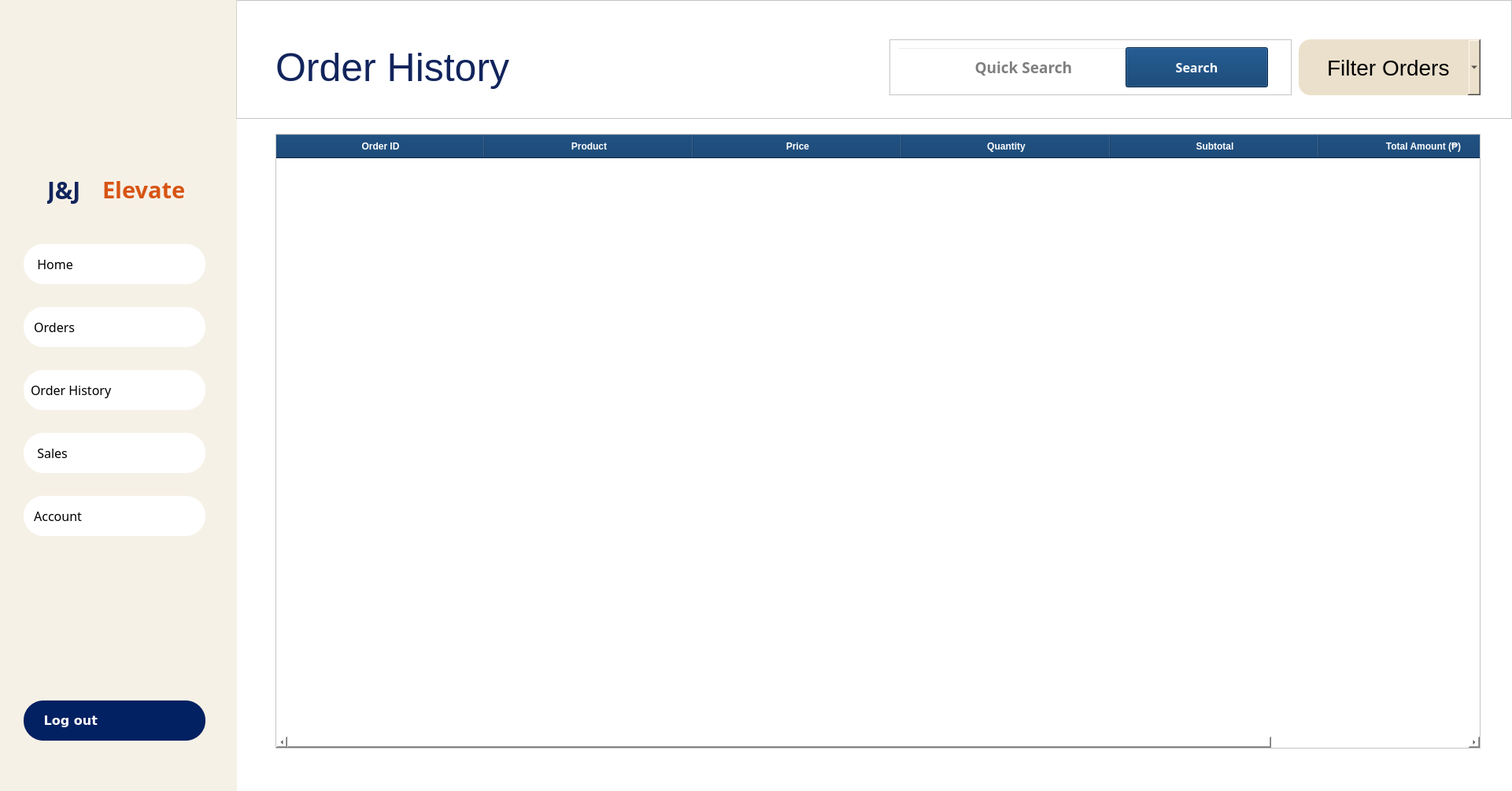
<?xml version="1.0" encoding="UTF-8"?>
<ui version="4.0">
 <class>CASHIER_ORDER_HISTORY</class>
 <widget class="QWidget" name="CASHIER_ORDER_HISTORY">
  <property name="geometry">
   <rect>
    <x>0</x>
    <y>0</y>
    <width>1921</width>
    <height>1005</height>
   </rect>
  </property>
  <property name="windowTitle">
   <string>Form</string>
  </property>
  <property name="styleSheet">
   <string notr="true">background: white;</string>
  </property>
  <widget class="QStackedWidget" name="stackedWidget_Orders">
   <property name="geometry">
    <rect>
     <x>300</x>
     <y>140</y>
     <width>1621</width>
     <height>841</height>
    </rect>
   </property>
   <property name="currentIndex">
    <number>0</number>
   </property>
   <widget class="QWidget" name="page">
    <widget class="QTableWidget" name="tableWidget_order_History">
     <property name="geometry">
      <rect>
       <x>50</x>
       <y>30</y>
       <width>1531</width>
       <height>781</height>
      </rect>
     </property>
     <property name="font">
      <font>
       <pointsize>16</pointsize>
      </font>
     </property>
     <property name="styleSheet">
      <string notr="true">QTableWidget {
    background-color: white;
    gridline-color: lightgray;
}

QHeaderView::section {
    background-color: #003366; 
    color: #ffffff;
    font-weight: bold;
}
</string>
     </property>
     <attribute name="horizontalHeaderDefaultSectionSize">
      <number>265</number>
     </attribute>
     <column>
      <property name="text">
       <string>Order ID</string>
      </property>
      <property name="font">
       <font>
        <pointsize>17</pointsize>
       </font>
      </property>
     </column>
     <column>
      <property name="text">
       <string>Product</string>
      </property>
      <property name="font">
       <font>
        <pointsize>17</pointsize>
       </font>
      </property>
     </column>
     <column>
      <property name="text">
       <string>Price</string>
      </property>
      <property name="font">
       <font>
        <pointsize>17</pointsize>
       </font>
      </property>
     </column>
     <column>
      <property name="text">
       <string>Quantity</string>
      </property>
      <property name="font">
       <font>
        <pointsize>14</pointsize>
       </font>
      </property>
     </column>
     <column>
      <property name="text">
       <string>Subtotal</string>
      </property>
     </column>
     <column>
      <property name="text">
       <string>Total Amount (₱)</string>
      </property>
      <property name="font">
       <font>
        <pointsize>14</pointsize>
       </font>
      </property>
     </column>
    </widget>
   </widget>
   <widget class="QWidget" name="page_2"/>
  </widget>
  <widget class="QFrame" name="frame_45">
   <property name="geometry">
    <rect>
     <x>300</x>
     <y>0</y>
     <width>1621</width>
     <height>151</height>
    </rect>
   </property>
   <property name="frameShape">
    <enum>QFrame::StyledPanel</enum>
   </property>
   <property name="frameShadow">
    <enum>QFrame::Raised</enum>
   </property>
   <widget class="QComboBox" name="comboBox_filterOrders">
    <property name="geometry">
     <rect>
      <x>1350</x>
      <y>50</y>
      <width>231</width>
      <height>71</height>
     </rect>
    </property>
    <property name="font">
     <font>
      <pointsize>-1</pointsize>
     </font>
    </property>
    <property name="styleSheet">
     <string notr="true">    background-color: #ebe0cc;
    border-radius: 15px;
font-size:28px;
text-align: center;</string>
    </property>
    <property name="currentText">
     <string>    Filter Orders</string>
    </property>
    <item>
     <property name="text">
      <string>    Filter Orders</string>
     </property>
    </item>
    <item>
     <property name="text">
      <string>Roof</string>
     </property>
    </item>
    <item>
     <property name="text">
      <string>Spandrel</string>
     </property>
    </item>
    <item>
     <property name="text">
      <string>Gutter</string>
     </property>
    </item>
    <item>
     <property name="text">
      <string>Others</string>
     </property>
    </item>
   </widget>
   <widget class="QFrame" name="frame_4">
    <property name="geometry">
     <rect>
      <x>830</x>
      <y>50</y>
      <width>511</width>
      <height>71</height>
     </rect>
    </property>
    <property name="frameShape">
     <enum>QFrame::StyledPanel</enum>
    </property>
    <property name="frameShadow">
     <enum>QFrame::Raised</enum>
    </property>
    <widget class="QLineEdit" name="lineEdit__QuickSearch_Orders">
     <property name="geometry">
      <rect>
       <x>10</x>
       <y>10</y>
       <width>291</width>
       <height>51</height>
      </rect>
     </property>
     <property name="font">
      <font>
       <family>Montserrat ExtraBold</family>
       <pointsize>14</pointsize>
       <weight>75</weight>
       <bold>true</bold>
      </font>
     </property>
     <property name="styleSheet">
      <string notr="true">
    background-color: transparent;
    color: black;
    padding: 2px;
    text-align: center;



</string>
     </property>
     <property name="alignment">
      <set>Qt::AlignCenter</set>
     </property>
     <property name="placeholderText">
      <string>      Quick Search</string>
     </property>
     <property name="clearButtonEnabled">
      <bool>false</bool>
     </property>
    </widget>
    <widget class="QLabel" name="label_18">
     <property name="geometry">
      <rect>
       <x>10</x>
       <y>10</y>
       <width>71</width>
       <height>51</height>
      </rect>
     </property>
     <property name="styleSheet">
      <string notr="true">background: transparent;
padding: 5;
</string>
     </property>
     <property name="text">
      <string/>
     </property>
     <property name="pixmap">
      <pixmap>../resources/images/search.png</pixmap>
     </property>
     <property name="scaledContents">
      <bool>true</bool>
     </property>
    </widget>
    <widget class="QPushButton" name="pushButton_searchOrders">
     <property name="geometry">
      <rect>
       <x>300</x>
       <y>10</y>
       <width>181</width>
       <height>51</height>
      </rect>
     </property>
     <property name="font">
      <font>
       <family>Montserrat ExtraBold</family>
       <pointsize>12</pointsize>
       <weight>75</weight>
       <bold>true</bold>
      </font>
     </property>
     <property name="styleSheet">
      <string notr="true">    QPushButton {
        background-color: #003366;
        color: white;
        padding: 2px;
        text-align: center;
    }
    QPushButton:hover {
        background-color: rgba(0, 51, 102, 0.9);
    }</string>
     </property>
     <property name="text">
      <string>Search</string>
     </property>
    </widget>
   </widget>
   <widget class="QLabel" name="orderReportText">
    <property name="geometry">
     <rect>
      <x>50</x>
      <y>50</y>
      <width>761</width>
      <height>71</height>
     </rect>
    </property>
    <property name="styleSheet">
     <string notr="true">color: #12245c;
font-family: &quot;Arial Black&quot;, Arial, sans-serif; 
background: transparent;
font-size: 50px;</string>
    </property>
    <property name="text">
     <string>Order History</string>
    </property>
   </widget>
  </widget>
  <widget class="QFrame" name="LeftMenuBar">
   <property name="geometry">
    <rect>
     <x>0</x>
     <y>0</y>
     <width>301</width>
     <height>1011</height>
    </rect>
   </property>
   <property name="font">
    <font>
     <pointsize>14</pointsize>
    </font>
   </property>
   <property name="styleSheet">
    <string notr="true">background-color: rgba(235, 224, 204, 0.47); /* #ebe0cc with 47% opacity */</string>
   </property>
   <property name="frameShape">
    <enum>QFrame::NoFrame</enum>
   </property>
   <property name="frameShadow">
    <enum>QFrame::Raised</enum>
   </property>
   <widget class="QLabel" name="JJelevate_text_2">
    <property name="geometry">
     <rect>
      <x>60</x>
      <y>220</y>
      <width>71</width>
      <height>41</height>
     </rect>
    </property>
    <property name="font">
     <font>
      <family>Arial Black</family>
      <pointsize>-1</pointsize>
      <weight>75</weight>
      <bold>true</bold>
     </font>
    </property>
    <property name="styleSheet">
     <string notr="true">color: #12245c;
font-family: &quot;Arial Black&quot;, Arial, sans-serif; 
background: transparent;
font-size: 30px;</string>
    </property>
    <property name="text">
     <string>J&amp;J </string>
    </property>
    <property name="scaledContents">
     <bool>true</bool>
    </property>
   </widget>
   <widget class="QLabel" name="Logo">
    <property name="geometry">
     <rect>
      <x>30</x>
      <y>50</y>
      <width>241</width>
      <height>171</height>
     </rect>
    </property>
    <property name="styleSheet">
     <string notr="true">background: transparent;</string>
    </property>
    <property name="text">
     <string/>
    </property>
    <property name="pixmap">
     <pixmap>../resources/images/JJLOGO.png</pixmap>
    </property>
    <property name="scaledContents">
     <bool>true</bool>
    </property>
    <property name="alignment">
     <set>Qt::AlignCenter</set>
    </property>
   </widget>
   <widget class="QPushButton" name="pushButton_Dashboard">
    <property name="geometry">
     <rect>
      <x>30</x>
      <y>310</y>
      <width>231</width>
      <height>51</height>
     </rect>
    </property>
    <property name="font">
     <font>
      <family>Montserrat Medium</family>
      <pointsize>12</pointsize>
      <weight>50</weight>
      <italic>false</italic>
      <bold>false</bold>
     </font>
    </property>
    <property name="styleSheet">
     <string notr="true">QPushButton {
    background-color: white;
    color: black;
    border-radius: 25px;
    padding: 9px;
    text-align: left;
}
QPushButton:hover {
    background-color:#c25b55;
    color:black;
    font-weight: 700;
}
QPushButton.activeButton {
    background-color:#c25b55;
    color:black;
    font-weight: 700;
}
</string>
    </property>
    <property name="text">
     <string>  Home   </string>
    </property>
    <property name="icon">
     <iconset>
      <normaloff>../resources/images/dashboard_icon.svg</normaloff>../resources/images/dashboard_icon.svg</iconset>
    </property>
    <property name="iconSize">
     <size>
      <width>40</width>
      <height>40</height>
     </size>
    </property>
   </widget>
   <widget class="QPushButton" name="pushButton_Order_History">
    <property name="geometry">
     <rect>
      <x>30</x>
      <y>470</y>
      <width>231</width>
      <height>51</height>
     </rect>
    </property>
    <property name="font">
     <font>
      <family>Montserrat Medium</family>
      <pointsize>12</pointsize>
     </font>
    </property>
    <property name="styleSheet">
     <string notr="true">QPushButton {
    background-color: white;
    color: black;
    border-radius: 25px;
    padding: 9px;
    text-align: left;
}
QPushButton:hover {
    background-color:#c25b55;
    color:black;
    font-weight: 700;
}
QPushButton.activeButton {
    background-color:#c25b55;
    color:black;
    font-weight: 700;
}
</string>
    </property>
    <property name="text">
     <string>Order History</string>
    </property>
    <property name="icon">
     <iconset>
      <normaloff>../resources/images/inventory_icon.svg</normaloff>../resources/images/inventory_icon.svg</iconset>
    </property>
    <property name="iconSize">
     <size>
      <width>46</width>
      <height>42</height>
     </size>
    </property>
   </widget>
   <widget class="QPushButton" name="pushButton_Sales">
    <property name="geometry">
     <rect>
      <x>30</x>
      <y>550</y>
      <width>231</width>
      <height>51</height>
     </rect>
    </property>
    <property name="font">
     <font>
      <family>Montserrat Medium</family>
      <pointsize>12</pointsize>
     </font>
    </property>
    <property name="styleSheet">
     <string notr="true">QPushButton {
    background-color: white;
    color: black;
    border-radius: 25px;
    padding: 9px;
    text-align: left;
}
QPushButton:hover {
    background-color:#c25b55;
    color:black;
    font-weight: 700;
}
QPushButton.activeButton {
    background-color:#c25b55;
    color:black;
    font-weight: 700;
}
</string>
    </property>
    <property name="text">
     <string>  Sales</string>
    </property>
    <property name="icon">
     <iconset>
      <normaloff>../resources/images/sales_icon.svg</normaloff>../resources/images/sales_icon.svg</iconset>
    </property>
    <property name="iconSize">
     <size>
      <width>35</width>
      <height>35</height>
     </size>
    </property>
   </widget>
   <widget class="QPushButton" name="pushButton_Account">
    <property name="geometry">
     <rect>
      <x>30</x>
      <y>630</y>
      <width>231</width>
      <height>51</height>
     </rect>
    </property>
    <property name="font">
     <font>
      <family>Montserrat Medium</family>
      <pointsize>12</pointsize>
     </font>
    </property>
    <property name="styleSheet">
     <string notr="true">QPushButton {
    background-color: white;
    color: black;
    border-radius: 25px;
    padding: 9px;
    text-align: left;
}
QPushButton:hover {
    background-color:#c25b55;
    color:black;
    font-weight: 700;
}
QPushButton.activeButton {
    background-color:#c25b55;
    color:black;
    font-weight: 700;
}
</string>
    </property>
    <property name="text">
     <string> Account     </string>
    </property>
    <property name="icon">
     <iconset>
      <normaloff>../resources/images/account_icon.svg</normaloff>../resources/images/account_icon.svg</iconset>
    </property>
    <property name="iconSize">
     <size>
      <width>48</width>
      <height>48</height>
     </size>
    </property>
   </widget>
   <widget class="QPushButton" name="pushButton_LogOut">
    <property name="geometry">
     <rect>
      <x>30</x>
      <y>890</y>
      <width>231</width>
      <height>51</height>
     </rect>
    </property>
    <property name="font">
     <font>
      <family>Verdana</family>
      <pointsize>12</pointsize>
      <weight>87</weight>
      <bold>true</bold>
     </font>
    </property>
    <property name="styleSheet">
     <string notr="true">QPushButton {
    background-color:#022162;
color:white;
font-weight: 700;
    border-radius: 25px;
    padding: 9px;
font-size: 14;
text-align: left;
}
QPushButton:hover {
        background-color: rgba(2, 33, 98, 0.8);
        color: white;
    font-weight: 700;
}</string>
    </property>
    <property name="text">
     <string>   Log out</string>
    </property>
    <property name="icon">
     <iconset>
      <normaloff>../resources/images/WHITElogout_icon.svg</normaloff>../resources/images/WHITElogout_icon.svg</iconset>
    </property>
    <property name="iconSize">
     <size>
      <width>38</width>
      <height>38</height>
     </size>
    </property>
   </widget>
   <widget class="QLabel" name="JJelevate_text_3">
    <property name="geometry">
     <rect>
      <x>130</x>
      <y>220</y>
      <width>131</width>
      <height>41</height>
     </rect>
    </property>
    <property name="font">
     <font>
      <family>Arial Black</family>
      <pointsize>-1</pointsize>
      <weight>75</weight>
      <bold>true</bold>
     </font>
    </property>
    <property name="styleSheet">
     <string notr="true">color: #d75413;
font-family: &quot;Arial Black&quot;, Arial, sans-serif; 
background: transparent;
font-size: 29px;
</string>
    </property>
    <property name="text">
     <string>Elevate</string>
    </property>
    <property name="scaledContents">
     <bool>true</bool>
    </property>
   </widget>
   <widget class="QPushButton" name="pushButton_Orders">
    <property name="geometry">
     <rect>
      <x>30</x>
      <y>390</y>
      <width>231</width>
      <height>51</height>
     </rect>
    </property>
    <property name="font">
     <font>
      <family>Montserrat Medium</family>
      <pointsize>12</pointsize>
     </font>
    </property>
    <property name="styleSheet">
     <string notr="true">QPushButton {
    background-color: white;
    color: black;
    border-radius: 25px;
    padding: 9px;
    text-align: left;
}
QPushButton:hover {
    background-color:#c25b55;
    color:black;
    font-weight: 700;
}
QPushButton.activeButton {
    background-color:#c25b55;
    color:black;
    font-weight: 700;
}
</string>
    </property>
    <property name="text">
     <string> Orders</string>
    </property>
    <property name="icon">
     <iconset>
      <normaloff>../resources/images/orders_icon.svg</normaloff>../resources/images/orders_icon.svg</iconset>
    </property>
    <property name="iconSize">
     <size>
      <width>46</width>
      <height>42</height>
     </size>
    </property>
   </widget>
  </widget>
 </widget>
 <resources/>
 <connections/>
</ui>
